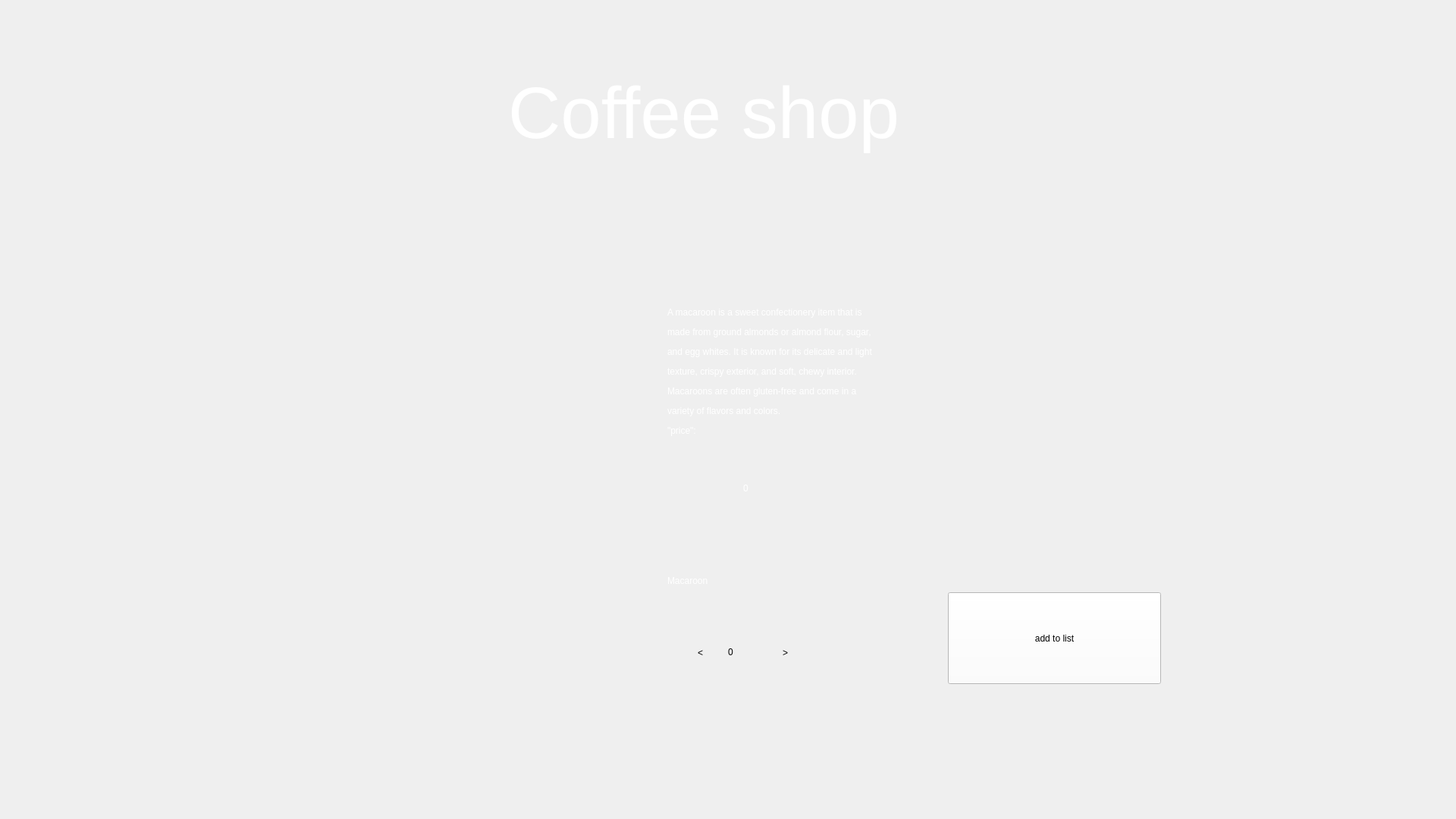
<?xml version="1.0" encoding="UTF-8"?>
<ui version="4.0">
 <class>MacaroonForm</class>
 <widget class="QWidget" name="MacaroonForm">
  <property name="geometry">
   <rect>
    <x>0</x>
    <y>0</y>
    <width>1920</width>
    <height>1080</height>
   </rect>
  </property>
  <property name="windowTitle">
   <string>Form</string>
  </property>
  <property name="styleSheet">
   <string notr="true"/>
  </property>
  <widget class="QLabel" name="Back">
   <property name="geometry">
    <rect>
     <x>0</x>
     <y>0</y>
     <width>1920</width>
     <height>1080</height>
    </rect>
   </property>
   <property name="styleSheet">
    <string notr="true">background-image: url(':/res/img/backgr.png');

background-repeat: no-repeat;
</string>
   </property>
   <property name="text">
    <string/>
   </property>
  </widget>
  <widget class="QLabel" name="label_2">
   <property name="geometry">
    <rect>
     <x>670</x>
     <y>80</y>
     <width>581</width>
     <height>141</height>
    </rect>
   </property>
   <property name="styleSheet">
    <string notr="true">position: absolute;
font: 700 26pt &quot;Segoe Script&quot;;
width: 328px;
height: 88px;
left: 796px;
top: 79px;
font-style: normal;
font-weight: 400;
font-size: 64px;
line-height: 88px;
color: #FFFFFF;
 border: none; 
outline: none;
background-position: center;
 background-repeat: no-repeat; 
background-color: transparent;</string>
   </property>
   <property name="text">
    <string>&lt;html&gt;&lt;head/&gt;&lt;body&gt;&lt;p&gt;&lt;span style=&quot; font-size:72pt;&quot;&gt;Coffee shop&lt;/span&gt;&lt;/p&gt;&lt;/body&gt;&lt;/html&gt;</string>
   </property>
  </widget>
  <widget class="QPushButton" name="Zerno">
   <property name="geometry">
    <rect>
     <x>89</x>
     <y>79</y>
     <width>130</width>
     <height>130</height>
    </rect>
   </property>
   <property name="styleSheet">
    <string notr="true">background-image: url(':/res/img/24.png');
background-position: center;
 background-repeat: no-repeat; 
background-color: transparent;
 border: none; 
outline: none;</string>
   </property>
   <property name="text">
    <string/>
   </property>
  </widget>
  <widget class="QLabel" name="label">
   <property name="geometry">
    <rect>
     <x>230</x>
     <y>310</y>
     <width>500</width>
     <height>591</height>
    </rect>
   </property>
   <property name="styleSheet">
    <string notr="true">background-image: url(':/res/img/Macaroon2.png');
background-position: center;
 background-repeat: no-repeat; </string>
   </property>
   <property name="text">
    <string/>
   </property>
  </widget>
  <widget class="QLabel" name="label_3">
   <property name="geometry">
    <rect>
     <x>880</x>
     <y>310</y>
     <width>711</width>
     <height>361</height>
    </rect>
   </property>
   <property name="styleSheet">
    <string notr="true">font: 700 18pt &quot;Segoe Script&quot;;
color: #FFFFFF;
</string>
   </property>
   <property name="text">
    <string>&lt;html&gt;&lt;head/&gt;&lt;body&gt;&lt;p&gt;A macaroon is a sweet confectionery item that is&lt;/p&gt;&lt;p&gt;made from ground almonds or almond flour, sugar, &lt;/p&gt;&lt;p&gt;and egg whites. It is known for its delicate and light&lt;/p&gt;&lt;p&gt;texture, crispy exterior, and soft, chewy interior. &lt;/p&gt;&lt;p&gt;Macaroons are often gluten-free and come in a &lt;/p&gt;&lt;p&gt;variety of flavors and colors.&lt;/p&gt;&lt;p&gt;&amp;quot;price&amp;quot;: &lt;/p&gt;&lt;/body&gt;&lt;/html&gt;</string>
   </property>
  </widget>
  <widget class="QPushButton" name="Buttmin">
   <property name="geometry">
    <rect>
     <x>884</x>
     <y>820</y>
     <width>79</width>
     <height>81</height>
    </rect>
   </property>
   <property name="styleSheet">
    <string notr="true">font: 700 18pt &quot;Segoe Script&quot;;
background-image: url(:/res/img/whites.png);

 border: none; 
outline: none;</string>
   </property>
   <property name="text">
    <string>&lt;</string>
   </property>
  </widget>
  <widget class="QPushButton" name="Buttpl">
   <property name="geometry">
    <rect>
     <x>995</x>
     <y>820</y>
     <width>81</width>
     <height>81</height>
    </rect>
   </property>
   <property name="styleSheet">
    <string notr="true">font: 700 18pt &quot;Segoe Script&quot;;
background-image: url(:/res/img/whites.png);

 border: none; 
outline: none;</string>
   </property>
   <property name="text">
    <string>&gt;</string>
   </property>
  </widget>
  <widget class="QLabel" name="numberqwert">
   <property name="geometry">
    <rect>
     <x>960</x>
     <y>820</y>
     <width>91</width>
     <height>81</height>
    </rect>
   </property>
   <property name="statusTip">
    <string/>
   </property>
   <property name="whatsThis">
    <string/>
   </property>
   <property name="layoutDirection">
    <enum>Qt::LeftToRight</enum>
   </property>
   <property name="styleSheet">
    <string notr="true">font: 700 18pt &quot;Segoe Script&quot;;
 border: none; 
outline: none;
background-image: url(:/res/img/whites.png);
text-align: center;</string>
   </property>
   <property name="lineWidth">
    <number>1</number>
   </property>
   <property name="text">
    <string>&lt;html&gt;&lt;head/&gt;&lt;body&gt;&lt;p&gt;0&lt;/p&gt;&lt;/body&gt;&lt;/html&gt;</string>
   </property>
  </widget>
  <widget class="QPushButton" name="pushButton">
   <property name="geometry">
    <rect>
     <x>1250</x>
     <y>781</y>
     <width>281</width>
     <height>121</height>
    </rect>
   </property>
   <property name="styleSheet">
    <string notr="true">font: 700 25pt &quot;Segoe Script&quot;;
background-color: rgb(255, 255, 255);
background-color: rgb(255, 255, 255);</string>
   </property>
   <property name="text">
    <string>add to list</string>
   </property>
  </widget>
  <widget class="QLabel" name="L1">
   <property name="geometry">
    <rect>
     <x>980</x>
     <y>634</y>
     <width>49</width>
     <height>20</height>
    </rect>
   </property>
   <property name="styleSheet">
    <string notr="true">font: 700 18pt &quot;Segoe Script&quot;;
color: #FFFFFF;</string>
   </property>
   <property name="text">
    <string>0</string>
   </property>
  </widget>
  <widget class="QLabel" name="Lab1">
   <property name="geometry">
    <rect>
     <x>880</x>
     <y>730</y>
     <width>251</width>
     <height>71</height>
    </rect>
   </property>
   <property name="styleSheet">
    <string notr="true">font: 700 27pt &quot;Segoe Script&quot;;
color: #FFFFFF;</string>
   </property>
   <property name="text">
    <string>Macaroon</string>
   </property>
  </widget>
  <zorder>Back</zorder>
  <zorder>Buttmin</zorder>
  <zorder>numberqwert</zorder>
  <zorder>label_2</zorder>
  <zorder>Zerno</zorder>
  <zorder>label</zorder>
  <zorder>label_3</zorder>
  <zorder>Buttpl</zorder>
  <zorder>pushButton</zorder>
  <zorder>L1</zorder>
  <zorder>Lab1</zorder>
 </widget>
 <resources/>
 <connections/>
</ui>
